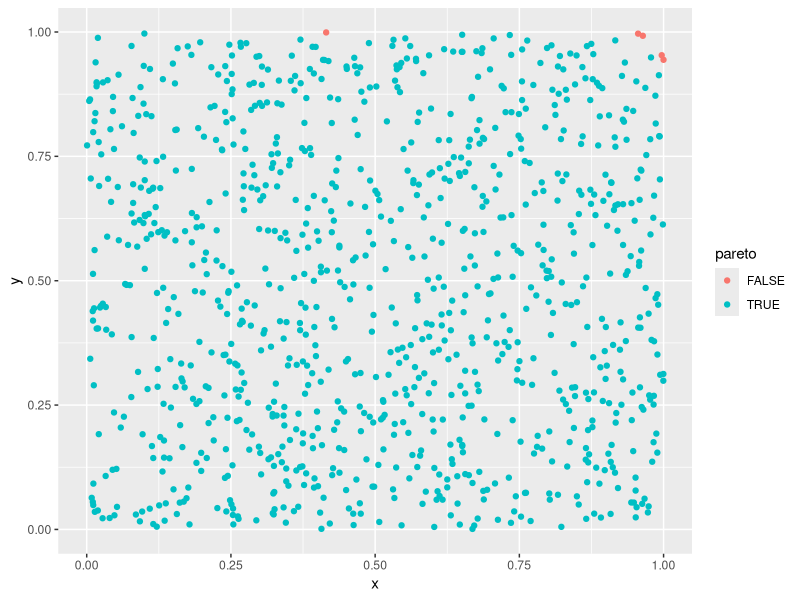
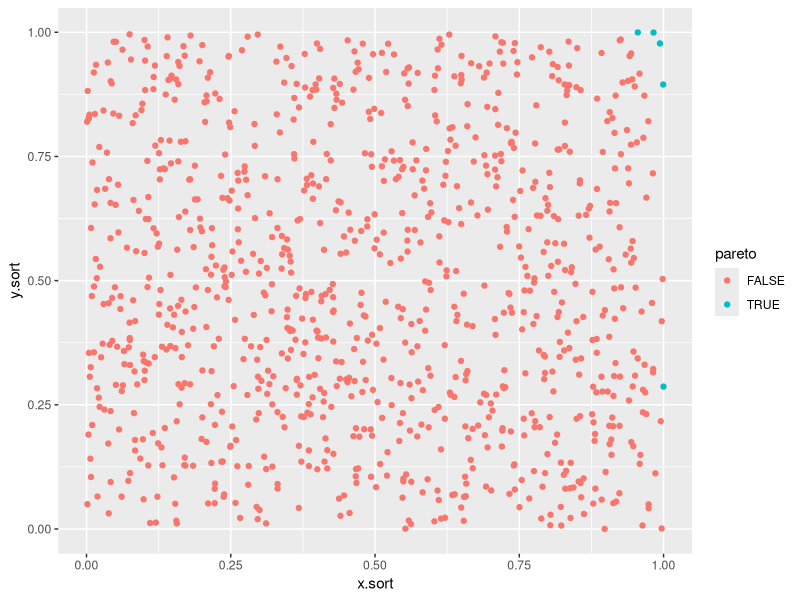

These charts were generated, in order, by the following R code:
# Finding Pareto optimal solution set 
# https://en.wikipedia.org/wiki/Pareto_efficiency

library(ggplot2)

# n^2 solution
x <- runif(1000)
y <- runif(1000)
df <- data.frame(x, y)
pareto = 1:length(x)

for(i in 1:length(x)){
  for (n in 1:length(x)){
    if(x[n]>=x[i] & y[n]>=y[i] & !(x[n]==x[i] & y[n]==y[i])){
      pareto[i]=NA
      break}}}

df$pareto <- is.na(pareto)
ggplot(df, aes(x=x, y=y, color=pareto)) + geom_point()

# nlogn solution
x <- runif(1000)
y <- runif(1000)
x.sort <- sort(x, decreasing=T)
y.sort <- y[order(x, decreasing=T)]
df <- data.frame(x.sort, y.sort)
is.pareto = rep(0, length(x))
is.pareto[1]=T
ymax <- y.sort[1]

for (n in 2:length(x)) {
  if(y.sort[n]>ymax){
    ymax<-y.sort[n]
    is.pareto[n]=T}}

df$pareto <- is.pareto==T
ggplot(df, aes(x=x.sort, y=y.sort, color=pareto)) + geom_point()
